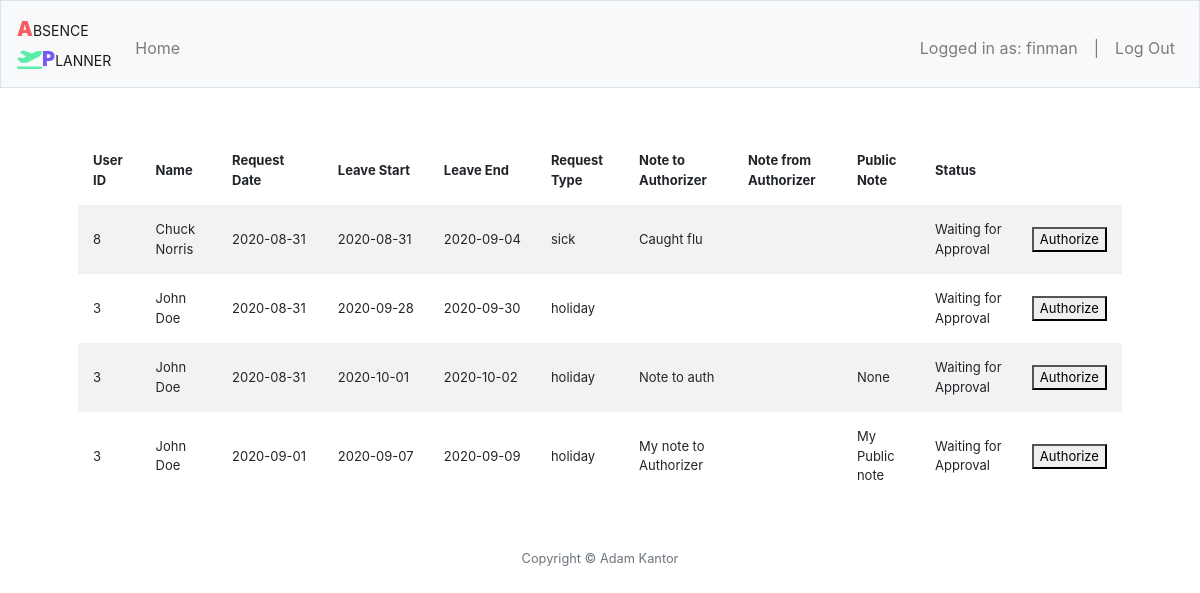
/authorizations (signed in), run on the app's committed database.
### models.py (models this page shows)
class User(db.Model, UserMixin):
    __tablename__ = 'users'
    id = db.Column(db.Integer, primary_key=True)
    active = db.Column('is_active', db.Boolean(), nullable=False, server_default='1')
    username = db.Column(db.String(100, collation='NOCASE'), nullable=False, unique=True)
    password = db.Column(db.String(255), nullable=False, server_default='')
    first_name = db.Column(db.String(100, collation='NOCASE'), nullable=False, server_default='')
    last_name = db.Column(db.String(100, collation='NOCASE'), nullable=False, server_default='')
    superior_id = db.Column(db.Integer(), db.ForeignKey('users.id', ondelete='CASCADE'))
    subordinates = db.relationship('User', backref=db.backref('superior', remote_side=[id]))
    roles = db.relationship('Role', secondary='user_roles')
    allowances = db.relationship('Allowance')

class UserRequest(db.Model):
    __tablename__ = 'user_requests'
    id = db.Column(db.Integer(), primary_key=True)
    user_id = db.Column(db.Integer(), db.ForeignKey('users.id', ondelete='CASCADE'))
    authorizer_id = db.Column(db.Integer(), db.ForeignKey('users.id', ondelete='CASCADE'))
    request_date = db.Column(db.DateTime())
    auth_date = db.Column(db.DateTime())
    start_date = db.Column(db.DateTime())
    end_date = db.Column(db.DateTime())
    request_type_id = db.Column(db.Integer(), db.ForeignKey('request_types.id', ondelete='CASCADE'))
    prv_note_to_auth = db.Column(db.UnicodeText(255), server_default='')
    prv_note_from_auth = db.Column(db.UnicodeText(255), server_default='')
    pub_note = db.Column(db.UnicodeText(255), server_default='')
    authorized = db.Column('is_authorized', db.Boolean(), nullable=False, server_default='0')
    user = db.relationship('User', backref='requests', foreign_keys=[user_id])
    authorizer = db.relationship('User', backref='authorizations', foreign_keys=[authorizer_id])
    request_type = db.relationship('RequestType', backref='user_requests')
    allowance = db.relationship('Allowance',
                                primaryjoin='and_(foreign(UserRequest.user_id) == remote(Allowance.user_id), foreign(UserRequest.request_type_id) == remote(Allowance.request_type_id))',
                                backref='user_requests'
    )

class RequestType(db.Model):
    __tablename__ = 'request_types'
    id = db.Column(db.Integer(), primary_key=True)
    name = db.Column(db.String(50), unique=True)

### views.py (the view)
@app.route("/authorizations", methods=["GET", "POST"])
@roles_accepted('Manager', 'Admin')
def authorizations():
    if request.method == 'POST':
        request_id = request.form.get('request_id')
        authorized_string = request.form['acceptOrDecline']
        authorized = (authorized_string == "1")
        prv_note_from_auth = request.form.get('prv_note_from_auth')
        result = models.authorize_request(
            request_id=request_id,
            authorizer_id=current_user.id,
            prv_note_from_auth=prv_note_from_auth,
            authorized=authorized
        )
        if result == 0:
            flash(f'Request has been successfully {"authorized" if authorized else "declined"}')
        elif result == 1:
            flash('Request not found!')
        elif result == 2:
            flash('Authorizer not found!')
        elif result == 3:
            flash('Invalid authorization status!')
        else:
            flash('Unknown error occured!')
        return redirect("/authorizations")
    else:
        entries = get_authorizations(current_user)
        return render_template("authorizations.html", entries=entries)

### application.py (called while the page is built)
@app.after_request
def after_request(response):
    response.headers["Cache-Control"] = "no-cache, no-store, must-revalidate"
    response.headers["Expires"] = 0
    response.headers["Pragma"] = "no-cache"
    return response

### templates/authorizations.html (shortened to what this page needs)
{% extends "layout.html" %}
{% block main %}
    {% if entries %}
        <table class="table-responsive table-striped tableRequests">
            <thead>
                <tr>
                    <th scope="col">User ID</th>
                    <th scope="col">Name</th>
                    <th scope="col">Request Date</th>
                    <th scope="col">Leave Start</th>
                    <th scope="col">Leave End</th>
                    <th scope="col">Request Type</th>
                    <th scope="col">Note to Authorizer</th>
                    <th scope="col">Note from Authorizer</th>
                    <th scope="col">Public Note</th>
                    <th scope="col">Status</th>
                    <th scope="col"></th>
                </tr>
            </thead>
            <tbody>
                {% for entry in entries %}
                    <tr>
                        <td>{{ entry.user_id }}</td>
                        <td>{{ entry.name }}</td>
                        <td class="nowrap">{{ entry.request_date }}</td>
                        <td class="nowrap">{{ entry.start_date }}</td>
                        <td class="nowrap">{{ entry.end_date }}</td>
                        <td>{{ entry.request_type }}</td>
                        <td>{{ entry.prv_note_to_auth }}</td>
                        <td>{{ entry.prv_note_from_auth }}</td>
                        <td>{{ entry.pub_note }}</td>
                        <td>{{ entry.status }}</td>
                        <td>
                            <button class="okButtons" id="okBtn{{ entry.id }}">Authorize</button>
                        </td>
                    </tr>
                {% endfor %}
            </tbody>
        </table>
    {% else %}
        <div class="font-weight-bolder"><br><p>No requests to approve</p></div>
    {% endif %}
{% endblock %}

### templates/layout.html (shortened to what this page needs)
<!DOCTYPE html>
<html lang="en">
    <head>
        <link rel="stylesheet" href="https://stackpath.bootstrapcdn.com/bootstrap/4.5.0/css/bootstrap.min.css">
        <link href="/static/fontawesome-free-5.14.0-web/css/all.css" rel="stylesheet">
        <link href="/static/styles.css" rel="stylesheet">
    </head>
    <body>
        <nav class="navbar navbar-expand-md navbar-light bg-light border">
            <a class="navbar-brand" href="/"><span class="logo-a">A</span><span class="logo-bsence">bsence</span><br><span class="logo-icon"><i class="fas fa-plane-departure"></i></span><span class="logo-p">P</span><span class="logo-lanner">lanner</span></a>
            <div class="collapse navbar-collapse" id="navbar">
                {% if current_user.is_authenticated %}
                    <ul class="navbar-nav mr-auto mt-2">
                        <li class="nav-item"><a class="nav-link" href="/home">Home</a></li>
                    </ul>
                    <ul class="navbar-nav ml-auto mt-2">
                        <div class="nav-link"> Logged in as: {{ current_user.username }}</div>
                        <div class="nav-link">|</div>
                        <li class="nav-item"><a class="nav-link" href={{ url_for('user.logout') }}>Log Out</a></li>
                    </ul>
                {% else %}
                    <ul class="navbar-nav ml-auto mt-2">
                        <li class="nav-item"><a class="nav-link" href={{ url_for('user.login') }}>Log In</a></li>
                    </ul>
                {% endif %}
            </div>
        </nav>
        <main class="container p-5">
            {% block main %}{% endblock %}
        </main>
        <footer class="small text-center text-muted">
            Copyright © Adam Kantor
        </footer>
    </body>
</html>

### static/styles.css (style rules this page uses)
nav .navbar-brand { font-variant: small-caps; font-stretch: expanded; }
nav .navbar-brand .logo-a { color: #f55d60; font-weight: 900; }
nav .navbar-brand .logo-p { color: #755af2; font-weight: 900; }
nav .navbar-brand .logo-icon { color: #5aeda9; }
.tableRequests tr td, .tableRequests tr th { font-size: small; padding: 15px; }
.nowrap { white-space: nowrap; }

### data on the page
User: username "finman"
UserRequest: user_id "8", name "Chuck Norris", request_date "2020-08-31", start_date "2020-08-31", end_date "2020-09-04", request_type "sick", prv_note_to_auth "Caught flu", status "Waiting for Approval"
RequestType: user_id "3", name "John Doe", request_date "2020-08-31", start_date "2020-09-28", end_date "2020-09-30", request_type "holiday", status "Waiting for Approval"
UserRequest: user_id "3", name "John Doe", request_date "2020-08-31", start_date "2020-10-01", end_date "2020-10-02", request_type "holiday", prv_note_to_auth "Note to auth", pub_note "None", status "Waiting for Approval"
UserRequest: user_id "3", name "John Doe", request_date "2020-09-01", start_date "2020-09-07", end_date "2020-09-09", request_type "holiday", prv_note_to_auth "My note to Authorizer", pub_note "My Public note", status "Waiting for Approval"
